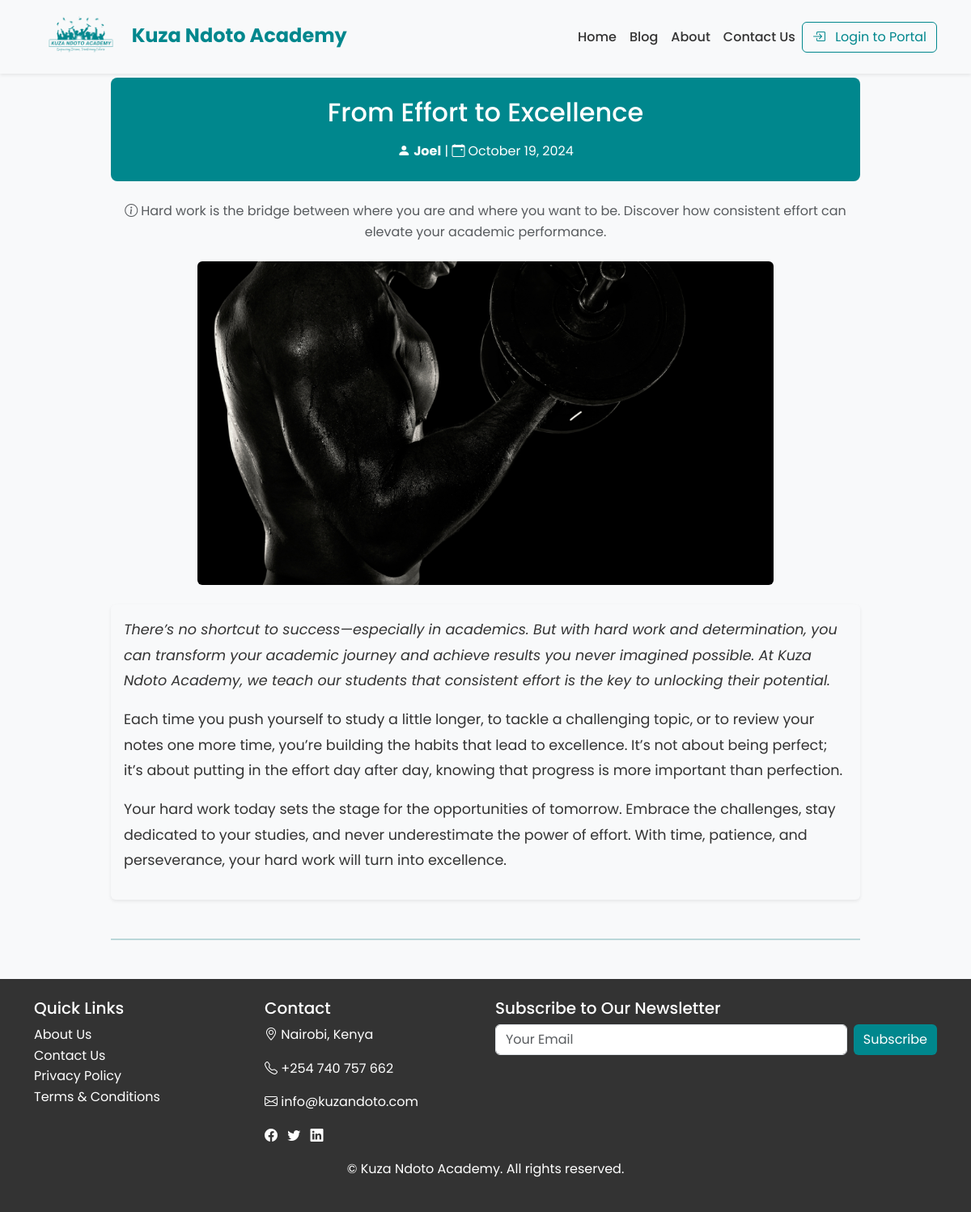
Screenshot of /post/7/ with the database file from the repository.
### blog/models.py (models this page shows, shortened)
class Post(models.Model):
    title = models.CharField(max_length=100)
    description = models.CharField(max_length=250)
    content = models.TextField()
    date_posted = models.DateTimeField(default=timezone.now)
    author = models.ForeignKey(User, on_delete=models.CASCADE)
    image = models.ImageField(upload_to='post_images/', blank=True, null=True)  # New image field

### blog/views.py (the view)
# urls.py: path('post/<int:pk>/', PostDetailView.as_view(), name='post_detail'),
class PostDetailView(DetailView):
    model = Post
    template_name = 'blog/post_detail.html'
    context_object_name = 'post'

### blog/templates/blog/post_detail.html (shortened to what this page needs)
{% extends 'blog/base.html' %}
{% block content %}
<div class="container mt-5 pt-5">
    <div class="row justify-content-center">
        <div class="col-lg-10">
            <div class="text-center py-4 mb-4" style="background-color: var(--brand-color); color: white; border-radius: 8px;">
                <h2 class="mb-3">{{ post.title }}</h2>
                <p class="mb-0">
                    <i class="bi bi-person-fill me-1"></i><strong>{{ post.author }}</strong> |
                    <i class="bi bi-calendar-event me-1"></i>{{ post.date_posted |date:"F d, Y" }}
                </p>
            </div>
            {% if post.description %}
                <p class="text-center text-muted font-italic mb-4">
                    <i class="bi bi-info-circle me-1"></i>{{ post.description }}
                </p>
            {% endif %}
            {% if post.image %}
                <div class="text-center mb-4">
                    <img src="{{ post.image.url }}" alt="{{ post.title }}" class="img-fluid rounded" style="max-height: 400px; object-fit: cover;">
                </div>
            {% endif %}
            <div class="post-content mb-5 p-3 bg-light rounded shadow-sm" style="line-height: 1.8; font-size: 1.1rem;">
                {{ post.content|safe }}
            </div>
            <hr class="my-5" style="border-top: 2px solid var(--brand-hover-color);">
        </div>
    </div>
</div>
{% endblock %}

### blog/static/blog/main.css (style rules this page uses)
:root { --brand-color: #00878D; --brand-hover-color: #006f74; --background-color: #f8f9fa; --text-color: #333; }
body { font-family: 'Poppins', sans-serif; line-height: 1.6; background-color: var(--background-color); color: var(--text-color); }

### rows the page displays
Post: title "From Effort to Excellence", author "Joel", date_posted "October 19, 2024", description "Hard work is the bridge between where you are and where you want to be. Discover how consistent effort can elevate your academic performance.", image (picture), content "There’s no shortcut to success—especially in academics. But with hard work and determination, you can transform your academic journey and achieve results you never imagined possible. At Kuza Ndoto Academy, we teach our students that consistent effort is the key to unlocking their potential. Each time you push yourself to study a little longer, to tackle a challenging topic, or to review your notes one more time, you’re building the habits that lead to excellence. It’s not about being perfect; it’s about putting in the effort day after day, knowing that progress is more important than perfection. Your hard work today sets the stage for the opportunities of tomorrow. Embrace the challenges,…"
